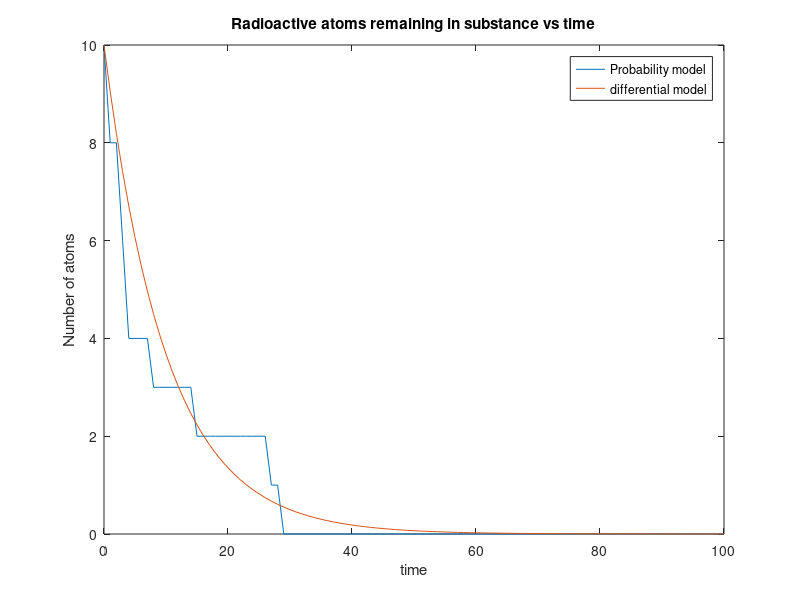
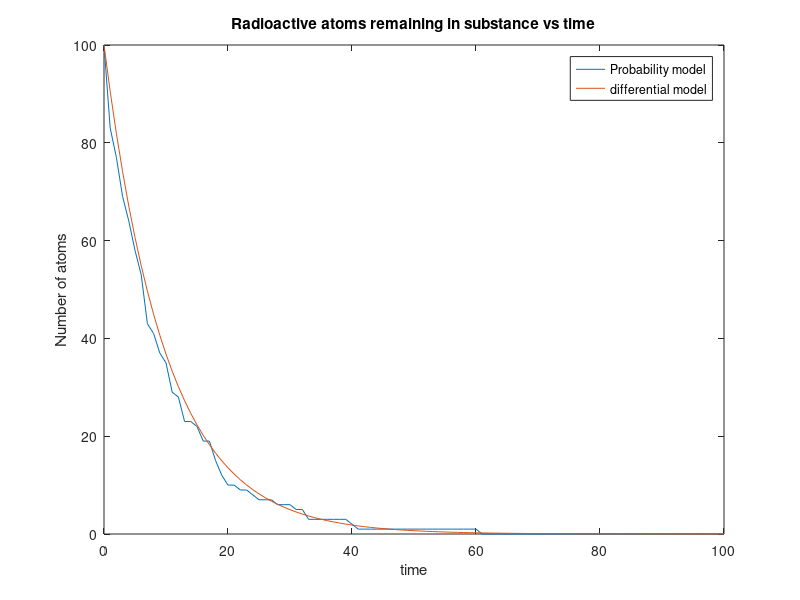
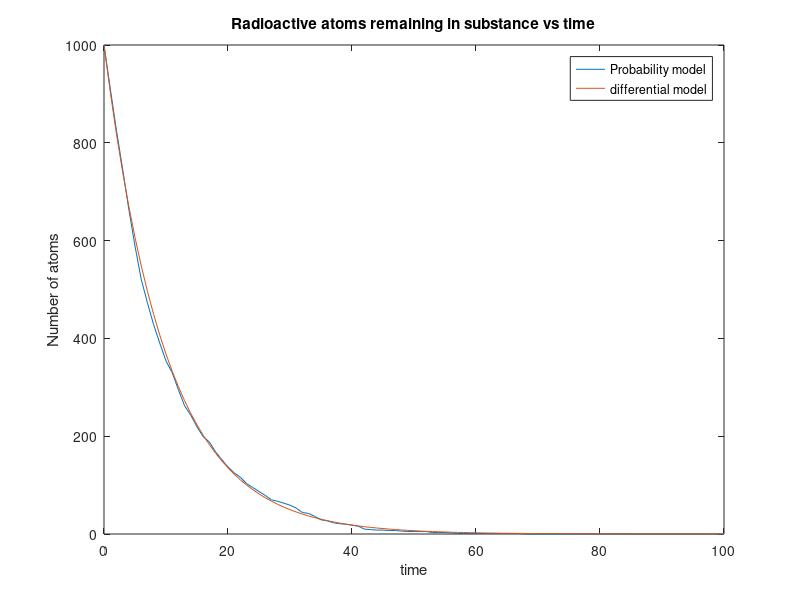
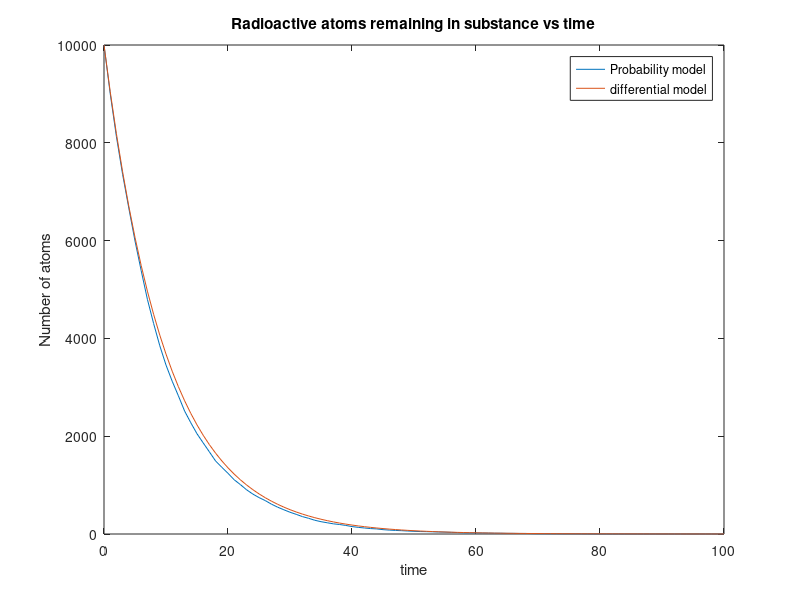

The MATLAB source for these figures, in order:
clear all;
n = [10,100,1000,10000];
m=101;
lamda = .1;

b = zeros(1,m);

for k=1:4
    a = ones(1,n(k));
    t = 0:m-1;
    c = n(k)*exp(-lamda*t);
    b(1) = n(k);
    
for i=2:m
    for j=1:n(k)
        x = rand();
        if x<lamda
            a(1,j) = 0;
        end;
    end;
    b(1,i) = sum(a);
end;

figure(k);
plot(t,b);
hold on;
plot(t,c);
title('Radioactive atoms remaining in substance vs time' )
xlabel('time')
ylabel('Number of atoms')
legend('Probability model','differential model');
end;
